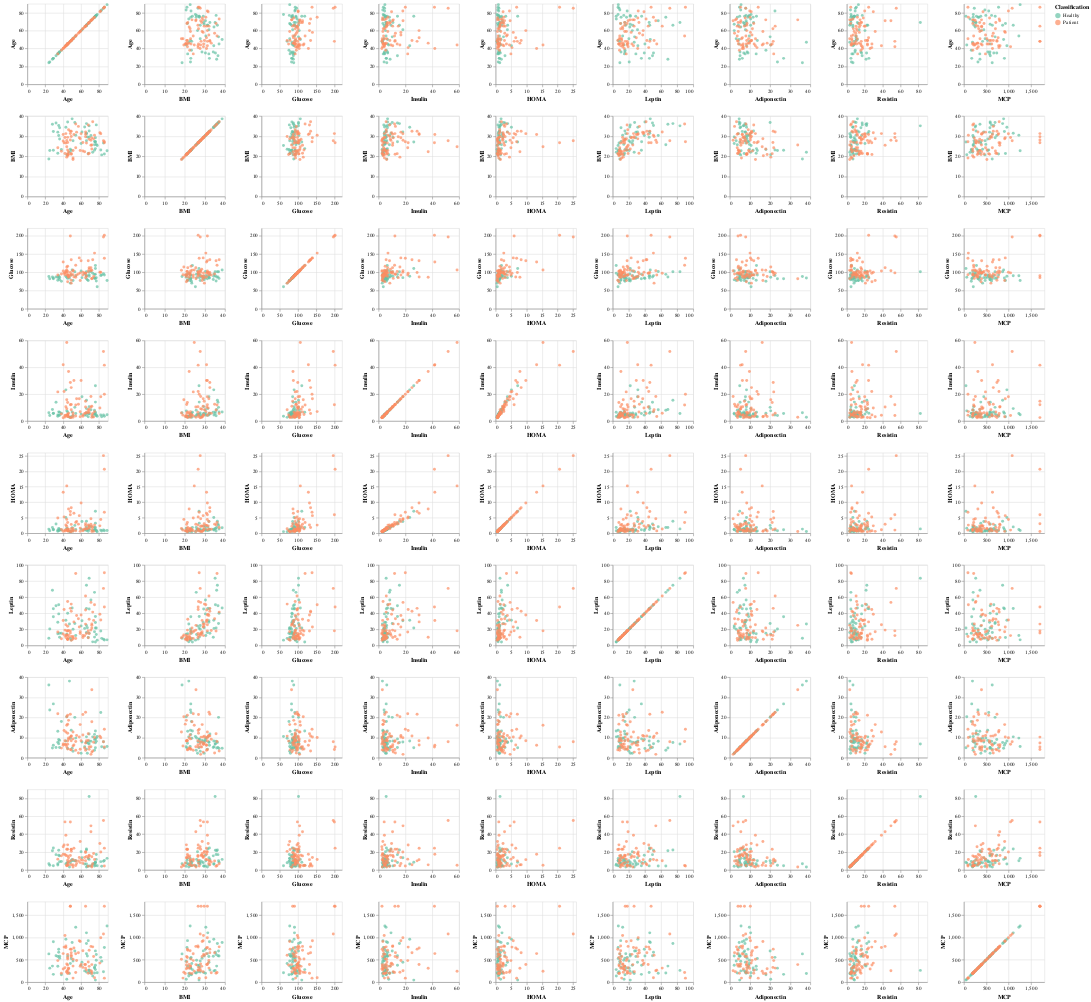

The cell this chart's notebook holds for it:
### Code cell
alt.Chart(dataset).mark_circle().encode(
    alt.X(alt.repeat("column"), type='quantitative'),
    alt.Y(alt.repeat("row"), type='quantitative'),
    color=alt.Color('Classification:N', scale=alt.Scale(scheme='set2')),
).properties(
    width=150,
    height=150
).repeat(
    row=['Age','BMI','Glucose','Insulin','HOMA','Leptin','Adiponectin','Resistin','MCP'],
    column=['Age','BMI','Glucose','Insulin','HOMA','Leptin','Adiponectin','Resistin','MCP']
)

### Figure 1 — Vega-Lite specification as saved in the notebook (floating-point values rounded to 4 significant figures)
{"config": {"view": {"continuousWidth": 400, "continuousHeight": 300}}, "repeat": {"column": ["Age", "BMI", "Glucose", "Insulin", "HOMA", "Leptin", "Adiponectin", "Resistin", "MCP"], "row": ["Age", "BMI", "Glucose", "Insulin", "HOMA", "Leptin", "Adiponectin", "Resistin", "MCP"]}, "spec": {"data": {"name": "data-4ab163a91e553ca35fdad7e1e7ddbe9f"}, "mark": "circle", "encoding": {"color": {"type": "nominal", "field": "Classification", "scale": {"scheme": "set2"}}, "x": {"type": "quantitative", "field": {"repeat": "column"}}, "y": {"type": "quantitative", "field": {"repeat": "row"}}}, "height": 150, "width": 150}, "$schema": "https://vega.github.io/schema/vega-lite/v4.8.1.json", "datasets": {"data-4ab163a91e553ca35fdad7e1e7ddbe9f": [{"Age": 48, "BMI": 23.5, "Glucose": 70, "Insulin": 2.707, "HOMA": 0.4674, "Leptin": 8.807, "Adiponectin": 9.702, "Resistin": 7.996, "MCP": 417.1, "Classification": "Healthy"}, {"Age": 83, "BMI": 20.69, "Glucose": 92, "Insulin": 3.115, "HOMA": 0.7069, "Leptin": 8.844, "Adiponectin": 5.429, "Resistin": 4.064, "MCP": 468.8, "Classification": "Healthy"}, {"Age": 82, "BMI": 23.12, "Glucose": 91, "Insulin": 4.498, "HOMA": 1.01, "Leptin": 17.94, "Adiponectin": 22.43, "Resistin": 9.277, "MCP": 554.7, "Classification": "Healthy"}, {"Age": 68, "BMI": 21.37, "Glucose": 77, "Insulin": 3.226, "HOMA": 0.6127, "Leptin": 9.883, "Adiponectin": 7.17, "Resistin": 12.77, "MCP": 928.2, "Classification": "Healthy"}, {"Age": 86, "BMI": 21.11, "Glucose": 92, "Insulin": 3.549, "HOMA": 0.8054, "Leptin": 6.699, "Adiponectin": 4.819, "Resistin": 10.58, "MCP": 773.9, "Classification": "Healthy"}, {"Age": 49, "BMI": 22.85, "Glucose": 92, "Insulin": 3.226, "HOMA": 0.7321, "Leptin": 6.832, "Adiponectin": 13.68, "Resistin": 10.32, "MCP": 530.4, "Classification": "Healthy"}, {"Age": 89, "BMI": 22.7, "Glucose": 77, "Insulin": 4.69, "HOMA": 0.8908, "Leptin": 6.964, "Adiponectin": 5.59, "Resistin": 12.94, "MCP": 1256.0, "Classification": "Healthy"}, {"Age": 76, "BMI": 23.8, "Glucose": 118, "Insulin": 6.47, "HOMA": 1.883, "Leptin": 4.311, "Adiponectin": 13.25, "Resistin": 5.104, "MCP": 280.7, "Classification": "Healthy"}, {"Age": 73, "BMI": 22.0, "Glucose": 97, "Insulin": 3.35, "HOMA": 0.8015, "Leptin": 4.47, "Adiponectin": 10.36, "Resistin": 6.284, "MCP": 136.9, "Classification": "Healthy"}, {"Age": 75, "BMI": 23.0, "Glucose": 83, "Insulin": 4.952, "HOMA": 1.014, "Leptin": 17.13, "Adiponectin": 11.58, "Resistin": 7.091, "MCP": 318.3, "Classification": "Healthy"}, {"Age": 34, "BMI": 21.47, "Glucose": 78, "Insulin": 3.469, "HOMA": 0.6674, "Leptin": 14.57, "Adiponectin": 13.11, "Resistin": 6.92, "MCP": 354.6, "Classification": "Healthy"}, {"Age": 29, "BMI": 23.01, "Glucose": 82, "Insulin": 5.663, "HOMA": 1.145, "Leptin": 35.59, "Adiponectin": 26.72, "Resistin": 4.58, "MCP": 174.8, "Classification": "Healthy"}, {"Age": 25, "BMI": 22.86, "Glucose": 82, "Insulin": 4.09, "HOMA": 0.8273, "Leptin": 20.45, "Adiponectin": 23.67, "Resistin": 5.14, "MCP": 313.7, "Classification": "Healthy"}, {"Age": 24, "BMI": 18.67, "Glucose": 88, "Insulin": 6.107, "HOMA": 1.33, "Leptin": 8.88, "Adiponectin": 36.06, "Resistin": 6.85, "MCP": 632.2, "Classification": "Healthy"}, {"Age": 38, "BMI": 23.34, "Glucose": 75, "Insulin": 5.782, "HOMA": 1.07, "Leptin": 15.26, "Adiponectin": 17.95, "Resistin": 9.35, "MCP": 165.0, "Classification": "Healthy"}, {"Age": 44, "BMI": 20.76, "Glucose": 86, "Insulin": 7.553, "HOMA": 1.6, "Leptin": 14.09, "Adiponectin": 20.32, "Resistin": 7.64, "MCP": 63.61, "Classification": "Healthy"}, {"Age": 47, "BMI": 22.03, "Glucose": 84, "Insulin": 2.869, "HOMA": 0.59, "Leptin": 26.65, "Adiponectin": 38.04, "Resistin": 3.32, "MCP": 191.7, "Classification": "Healthy"}, {"Age": 61, "BMI": 32.04, "Glucose": 85, "Insulin": 18.08, "HOMA": 3.79, "Leptin": 30.77, "Adiponectin": 7.78, "Resistin": 13.68, "MCP": 444.4, "Classification": "Healthy"}, {"Age": 64, "BMI": 34.53, "Glucose": 95, "Insulin": 4.427, "HOMA": 1.037, "Leptin": 21.21, "Adiponectin": 5.463, "Resistin": 6.702, "MCP": 252.4, "Classification": "Healthy"}, {"Age": 32, "BMI": 36.51, "Glucose": 87, "Insulin": 14.03, "HOMA": 3.01, "Leptin": 49.37, "Adiponectin": 5.1, "Resistin": 17.1, "MCP": 588.5, "Classification": "Healthy"}, {"Age": 36, "BMI": 28.58, "Glucose": 86, "Insulin": 4.345, "HOMA": 0.9217, "Leptin": 15.12, "Adiponectin": 8.6, "Resistin": 9.154, "MCP": 534.2, "Classification": "Healthy"}, {"Age": 34, "BMI": 31.98, "Glucose": 87, "Insulin": 4.53, "HOMA": 0.9721, "Leptin": 28.75, "Adiponectin": 7.643, "Resistin": 5.626, "MCP": 572.8, "Classification": "Healthy"}, {"Age": 29, "BMI": 32.27, "Glucose": 84, "Insulin": 5.81, "HOMA": 1.204, "Leptin": 45.62, "Adiponectin": 6.21, "Resistin": 24.6, "MCP": 905.0, "Classification": "Healthy"}, {"Age": 35, "BMI": 30.28, "Glucose": 84, "Insulin": 4.376, "HOMA": 0.9067, "Leptin": 39.21, "Adiponectin": 9.048, "Resistin": 16.44, "MCP": 733.8, "Classification": "Healthy"}, {"Age": 54, "BMI": 30.48, "Glucose": 90, "Insulin": 5.537, "HOMA": 1.229, "Leptin": 12.33, "Adiponectin": 9.731, "Resistin": 10.19, "MCP": 1228.0, "Classification": "Healthy"}, {"Age": 45, "BMI": 37.04, "Glucose": 83, "Insulin": 6.76, "HOMA": 1.384, "Leptin": 39.98, "Adiponectin": 4.617, "Resistin": 8.704, "MCP": 586.2, "Classification": "Healthy"}, {"Age": 50, "BMI": 38.58, "Glucose": 106, "Insulin": 6.703, "HOMA": 1.753, "Leptin": 46.64, "Adiponectin": 4.668, "Resistin": 11.78, "MCP": 887.2, "Classification": "Healthy"}, {"Age": 66, "BMI": 31.45, "Glucose": 90, "Insulin": 9.245, "HOMA": 2.052, "Leptin": 45.96, "Adiponectin": 10.36, "Resistin": 23.38, "MCP": 1102.0, "Classification": "Healthy"}, {"Age": 35, "BMI": 35.25, "Glucose": 90, "Insulin": 6.817, "HOMA": 1.513, "Leptin": 50.61, "Adiponectin": 6.967, "Resistin": 22.04, "MCP": 667.9, "Classification": "Healthy"}, {"Age": 36, "BMI": 34.17, "Glucose": 80, "Insulin": 6.59, "HOMA": 1.3, "Leptin": 10.28, "Adiponectin": 5.066, "Resistin": 15.72, "MCP": 581.3, "Classification": "Healthy"}, {"Age": 66, "BMI": 36.21, "Glucose": 101, "Insulin": 15.53, "HOMA": 3.87, "Leptin": 74.71, "Adiponectin": 7.54, "Resistin": 22.32, "MCP": 865.0, "Classification": "Healthy"}, {"Age": 53, "BMI": 36.79, "Glucose": 101, "Insulin": 10.18, "HOMA": 2.535, "Leptin": 27.18, "Adiponectin": 20.03, "Resistin": 10.26, "MCP": 695.8, "Classification": "Healthy"}, {"Age": 28, "BMI": 35.86, "Glucose": 87, "Insulin": 8.576, "HOMA": 1.84, "Leptin": 68.51, "Adiponectin": 4.794, "Resistin": 21.44, "MCP": 358.6, "Classification": "Healthy"}, {"Age": 43, "BMI": 34.42, "Glucose": 89, "Insulin": 23.19, "HOMA": 5.092, "Leptin": 31.21, "Adiponectin": 8.301, "Resistin": 6.71, "MCP": 960.2, "Classification": "Healthy"}, {"Age": 51, "BMI": 27.69, "Glucose": 77, "Insulin": 3.855, "HOMA": 0.7322, "Leptin": 20.09, "Adiponectin": 3.192, "Resistin": 10.38, "MCP": 473.9, "Classification": "Healthy"}, {"Age": 67, "BMI": 29.61, "Glucose": 79, "Insulin": 5.819, "HOMA": 1.134, "Leptin": 21.9, "Adiponectin": 2.194, "Resistin": 4.207, "MCP": 585.3, "Classification": "Healthy"}, {"Age": 66, "BMI": 31.24, "Glucose": 82, "Insulin": 4.181, "HOMA": 0.8457, "Leptin": 16.22, "Adiponectin": 4.267, "Resistin": 3.292, "MCP": 634.6, "Classification": "Healthy"}, {"Age": 69, "BMI": 35.09, "Glucose": 101, "Insulin": 5.646, "HOMA": 1.407, "Leptin": 83.48, "Adiponectin": 6.797, "Resistin": 82.1, "MCP": 263.5, "Classification": "Healthy"}, {"Age": 60, "BMI": 26.35, "Glucose": 103, "Insulin": 5.138, "HOMA": 1.305, "Leptin": 24.3, "Adiponectin": 2.194, "Resistin": 20.25, "MCP": 379.0, "Classification": "Healthy"}, {"Age": 77, "BMI": 35.59, "Glucose": 76, "Insulin": 3.881, "HOMA": 0.7276, "Leptin": 21.79, "Adiponectin": 8.126, "Resistin": 17.26, "MCP": 618.3, "Classification": "Healthy"}, {"Age": 76, "BMI": 29.22, "Glucose": 83, "Insulin": 5.376, "HOMA": 1.101, "Leptin": 28.56, "Adiponectin": 7.37, "Resistin": 8.044, "MCP": 698.8, "Classification": "Healthy"}, {"Age": 76, "BMI": 27.2, "Glucose": 94, "Insulin": 14.07, "HOMA": 3.262, "Leptin": 35.89, "Adiponectin": 9.347, "Resistin": 8.416, "MCP": 377.2, "Classification": "Healthy"}, {"Age": 75, "BMI": 27.3, "Glucose": 85, "Insulin": 5.197, "HOMA": 1.09, "Leptin": 10.39, "Adiponectin": 9.001, "Resistin": 7.577, "MCP": 335.4, "Classification": "Healthy"}, {"Age": 69, "BMI": 32.5, "Glucose": 93, "Insulin": 5.43, "HOMA": 1.246, "Leptin": 15.14, "Adiponectin": 11.79, "Resistin": 11.79, "MCP": 270.1, "Classification": "Healthy"}, {"Age": 71, "BMI": 30.3, "Glucose": 102, "Insulin": 8.34, "HOMA": 2.098, "Leptin": 56.5, "Adiponectin": 8.13, "Resistin": 4.299, "MCP": 201.0, "Classification": "Healthy"}, {"Age": 66, "BMI": 27.7, "Glucose": 90, "Insulin": 6.042, "HOMA": 1.341, "Leptin": 24.85, "Adiponectin": 7.652, "Resistin": 6.705, "MCP": 225.9, "Classification": "Healthy"}, {"Age": 75, "BMI": 25.7, "Glucose": 94, "Insulin": 8.079, "HOMA": 1.873, "Leptin": 65.93, "Adiponectin": 3.741, "Resistin": 4.497, "MCP": 206.8, "Classification": "Healthy"}, {"Age": 78, "BMI": 25.3, "Glucose": 60, "Insulin": 3.508, "HOMA": 0.5192, "Leptin": 6.633, "Adiponectin": 10.57, "Resistin": 4.664, "MCP": 209.7, "Classification": "Healthy"}, {"Age": 69, "BMI": 29.4, "Glucose": 89, "Insulin": 10.7, "HOMA": 2.35, "Leptin": 45.27, "Adiponectin": 8.286, "Resistin": 4.53, "MCP": 215.8, "Classification": "Healthy"}, {"Age": 85, "BMI": 26.6, "Glucose": 96, "Insulin": 4.462, "HOMA": 1.057, "Leptin": 7.85, "Adiponectin": 7.932, "Resistin": 9.614, "MCP": 232.0, "Classification": "Healthy"}, {"Age": 76, "BMI": 27.1, "Glucose": 110, "Insulin": 26.21, "HOMA": 7.112, "Leptin": 21.78, "Adiponectin": 4.936, "Resistin": 8.494, "MCP": 45.84, "Classification": "Healthy"}, {"Age": 77, "BMI": 25.9, "Glucose": 85, "Insulin": 4.58, "HOMA": 0.9603, "Leptin": 13.74, "Adiponectin": 9.753, "Resistin": 11.77, "MCP": 488.8, "Classification": "Healthy"}, {"Age": 45, "BMI": 21.3, "Glucose": 102, "Insulin": 13.85, "HOMA": 3.485, "Leptin": 7.648, "Adiponectin": 21.06, "Resistin": 23.03, "MCP": 552.4, "Classification": "Patient"}, {"Age": 45, "BMI": 20.83, "Glucose": 74, "Insulin": 4.56, "HOMA": 0.8324, "Leptin": 7.753, "Adiponectin": 8.237, "Resistin": 28.03, "MCP": 383.0, "Classification": "Patient"}, {"Age": 49, "BMI": 20.96, "Glucose": 94, "Insulin": 12.3, "HOMA": 2.853, "Leptin": 11.24, "Adiponectin": 8.412, "Resistin": 23.12, "MCP": 573.6, "Classification": "Patient"}, {"Age": 34, "BMI": 24.24, "Glucose": 92, "Insulin": 21.7, "HOMA": 4.924, "Leptin": 16.74, "Adiponectin": 21.82, "Resistin": 12.07, "MCP": 481.9, "Classification": "Patient"}, {"Age": 42, "BMI": 21.36, "Glucose": 93, "Insulin": 2.999, "HOMA": 0.688, "Leptin": 19.08, "Adiponectin": 8.463, "Resistin": 17.38, "MCP": 321.9, "Classification": "Patient"}, {"Age": 68, "BMI": 21.08, "Glucose": 102, "Insulin": 6.2, "HOMA": 1.56, "Leptin": 9.699, "Adiponectin": 8.575, "Resistin": 13.74, "MCP": 448.8, "Classification": "Patient"}, {"Age": 51, "BMI": 19.13, "Glucose": 93, "Insulin": 4.364, "HOMA": 1.001, "Leptin": 11.08, "Adiponectin": 5.808, "Resistin": 5.571, "MCP": 90.6, "Classification": "Patient"}, {"Age": 62, "BMI": 22.66, "Glucose": 92, "Insulin": 3.482, "HOMA": 0.7902, "Leptin": 9.865, "Adiponectin": 11.24, "Resistin": 10.7, "MCP": 704.0, "Classification": "Patient"}, {"Age": 38, "BMI": 22.5, "Glucose": 95, "Insulin": 5.261, "HOMA": 1.233, "Leptin": 8.438, "Adiponectin": 4.772, "Resistin": 15.74, "MCP": 199.1, "Classification": "Patient"}, {"Age": 69, "BMI": 21.51, "Glucose": 112, "Insulin": 6.683, "HOMA": 1.846, "Leptin": 32.58, "Adiponectin": 4.138, "Resistin": 15.7, "MCP": 713.2, "Classification": "Patient"}, {"Age": 49, "BMI": 21.37, "Glucose": 78, "Insulin": 2.64, "HOMA": 0.5079, "Leptin": 6.334, "Adiponectin": 3.886, "Resistin": 22.94, "MCP": 737.7, "Classification": "Patient"}, {"Age": 51, "BMI": 22.89, "Glucose": 103, "Insulin": 2.74, "HOMA": 0.6961, "Leptin": 8.016, "Adiponectin": 9.35, "Resistin": 11.55, "MCP": 359.2, "Classification": "Patient"}, {"Age": 59, "BMI": 22.83, "Glucose": 98, "Insulin": 6.862, "HOMA": 1.659, "Leptin": 14.9, "Adiponectin": 4.23, "Resistin": 8.205, "MCP": 355.3, "Classification": "Patient"}, {"Age": 45, "BMI": 23.14, "Glucose": 116, "Insulin": 4.902, "HOMA": 1.403, "Leptin": 18.0, "Adiponectin": 4.295, "Resistin": 5.263, "MCP": 518.6, "Classification": "Patient"}, {"Age": 54, "BMI": 24.22, "Glucose": 86, "Insulin": 3.73, "HOMA": 0.7913, "Leptin": 8.687, "Adiponectin": 3.705, "Resistin": 10.34, "MCP": 635.0, "Classification": "Patient"}, {"Age": 64, "BMI": 22.22, "Glucose": 98, "Insulin": 5.7, "HOMA": 1.378, "Leptin": 12.19, "Adiponectin": 4.784, "Resistin": 13.91, "MCP": 396.0, "Classification": "Patient"}, {"Age": 46, "BMI": 20.83, "Glucose": 88, "Insulin": 3.42, "HOMA": 0.7424, "Leptin": 12.87, "Adiponectin": 18.55, "Resistin": 13.56, "MCP": 301.2, "Classification": "Patient"}, {"Age": 44, "BMI": 19.56, "Glucose": 114, "Insulin": 15.89, "HOMA": 4.468, "Leptin": 13.08, "Adiponectin": 20.37, "Resistin": 4.62, "MCP": 220.7, "Classification": "Patient"}, {"Age": 45, "BMI": 20.26, "Glucose": 92, "Insulin": 3.44, "HOMA": 0.7807, "Leptin": 7.65, "Adiponectin": 16.67, "Resistin": 7.84, "MCP": 193.9, "Classification": "Patient"}, {"Age": 44, "BMI": 24.74, "Glucose": 106, "Insulin": 58.46, "HOMA": 15.29, "Leptin": 18.16, "Adiponectin": 16.1, "Resistin": 5.31, "MCP": 244.8, "Classification": "Patient"}, {"Age": 51, "BMI": 18.37, "Glucose": 105, "Insulin": 6.03, "HOMA": 1.562, "Leptin": 9.62, "Adiponectin": 12.76, "Resistin": 3.21, "MCP": 513.7, "Classification": "Patient"}, {"Age": 72, "BMI": 23.62, "Glucose": 105, "Insulin": 4.42, "HOMA": 1.145, "Leptin": 21.78, "Adiponectin": 17.86, "Resistin": 4.82, "MCP": 195.9, "Classification": "Patient"}, {"Age": 46, "BMI": 22.21, "Glucose": 86, "Insulin": 36.94, "HOMA": 7.836, "Leptin": 10.16, "Adiponectin": 9.76, "Resistin": 5.68, "MCP": 312.0, "Classification": "Patient"}, {"Age": 43, "BMI": 26.56, "Glucose": 101, "Insulin": 10.55, "HOMA": 2.63, "Leptin": 9.8, "Adiponectin": 6.42, "Resistin": 16.1, "MCP": 806.7, "Classification": "Patient"}, {"Age": 55, "BMI": 31.98, "Glucose": 92, "Insulin": 16.64, "HOMA": 3.775, "Leptin": 37.22, "Adiponectin": 11.02, "Resistin": 7.165, "MCP": 483.4, "Classification": "Patient"}, {"Age": 43, "BMI": 31.25, "Glucose": 103, "Insulin": 4.328, "HOMA": 1.1, "Leptin": 25.78, "Adiponectin": 12.72, "Resistin": 38.65, "MCP": 775.3, "Classification": "Patient"}, {"Age": 86, "BMI": 26.67, "Glucose": 201, "Insulin": 41.61, "HOMA": 20.63, "Leptin": 47.65, "Adiponectin": 5.357, "Resistin": 24.37, "MCP": 1698.0, "Classification": "Patient"}, {"Age": 41, "BMI": 26.67, "Glucose": 97, "Insulin": 22.03, "HOMA": 5.272, "Leptin": 44.71, "Adiponectin": 13.49, "Resistin": 27.83, "MCP": 783.8, "Classification": "Patient"}, {"Age": 59, "BMI": 28.67, "Glucose": 77, "Insulin": 3.188, "HOMA": 0.6055, "Leptin": 17.02, "Adiponectin": 16.44, "Resistin": 31.69, "MCP": 910.5, "Classification": "Patient"}, {"Age": 81, "BMI": 31.64, "Glucose": 100, "Insulin": 9.669, "HOMA": 2.385, "Leptin": 38.81, "Adiponectin": 10.64, "Resistin": 29.56, "MCP": 426.2, "Classification": "Patient"}, {"Age": 48, "BMI": 32.46, "Glucose": 99, "Insulin": 28.68, "HOMA": 7.003, "Leptin": 46.08, "Adiponectin": 21.57, "Resistin": 10.16, "MCP": 738.0, "Classification": "Patient"}, {"Age": 71, "BMI": 25.51, "Glucose": 112, "Insulin": 10.39, "HOMA": 2.872, "Leptin": 19.07, "Adiponectin": 5.486, "Resistin": 42.74, "MCP": 799.9, "Classification": "Patient"}, {"Age": 42, "BMI": 29.3, "Glucose": 98, "Insulin": 4.172, "HOMA": 1.009, "Leptin": 12.26, "Adiponectin": 6.696, "Resistin": 53.67, "MCP": 1042.0, "Classification": "Patient"}, {"Age": 65, "BMI": 29.67, "Glucose": 85, "Insulin": 14.65, "HOMA": 3.071, "Leptin": 26.52, "Adiponectin": 7.283, "Resistin": 19.46, "MCP": 1698.0, "Classification": "Patient"}, {"Age": 48, "BMI": 28.12, "Glucose": 90, "Insulin": 2.54, "HOMA": 0.5639, "Leptin": 15.53, "Adiponectin": 10.22, "Resistin": 16.11, "MCP": 1698.0, "Classification": "Patient"}, {"Age": 85, "BMI": 27.69, "Glucose": 196, "Insulin": 51.81, "HOMA": 25.05, "Leptin": 70.88, "Adiponectin": 7.902, "Resistin": 55.22, "MCP": 1078.0, "Classification": "Patient"}, {"Age": 48, "BMI": 31.25, "Glucose": 199, "Insulin": 12.16, "HOMA": 5.97, "Leptin": 18.13, "Adiponectin": 4.104, "Resistin": 53.63, "MCP": 1698.0, "Classification": "Patient"}, {"Age": 58, "BMI": 29.15, "Glucose": 139, "Insulin": 16.58, "HOMA": 5.685, "Leptin": 22.89, "Adiponectin": 10.26, "Resistin": 13.97, "MCP": 923.9, "Classification": "Patient"}, {"Age": 40, "BMI": 30.84, "Glucose": 128, "Insulin": 41.89, "HOMA": 13.23, "Leptin": 31.04, "Adiponectin": 6.161, "Resistin": 17.56, "MCP": 638.3, "Classification": "Patient"}, {"Age": 82, "BMI": 31.22, "Glucose": 100, "Insulin": 18.08, "HOMA": 4.459, "Leptin": 31.65, "Adiponectin": 9.924, "Resistin": 19.95, "MCP": 994.3, "Classification": "Patient"}, {"Age": 52, "BMI": 30.8, "Glucose": 87, "Insulin": 30.21, "HOMA": 6.483, "Leptin": 29.27, "Adiponectin": 6.269, "Resistin": 24.25, "MCP": 764.7, "Classification": "Patient"}, {"Age": 49, "BMI": 32.46, "Glucose": 134, "Insulin": 24.89, "HOMA": 8.226, "Leptin": 42.39, "Adiponectin": 10.79, "Resistin": 5.768, "MCP": 656.4, "Classification": "Patient"}, {"Age": 60, "BMI": 31.23, "Glucose": 131, "Insulin": 30.13, "HOMA": 9.736, "Leptin": 37.84, "Adiponectin": 8.404, "Resistin": 11.5, "MCP": 396.0, "Classification": "Patient"}, {"Age": 49, "BMI": 29.78, "Glucose": 70, "Insulin": 8.396, "HOMA": 1.45, "Leptin": 51.34, "Adiponectin": 10.73, "Resistin": 20.77, "MCP": 602.5, "Classification": "Patient"}, {"Age": 44, "BMI": 27.89, "Glucose": 99, "Insulin": 9.208, "HOMA": 2.249, "Leptin": 12.68, "Adiponectin": 5.478, "Resistin": 23.03, "MCP": 407.2, "Classification": "Patient"}, {"Age": 40, "BMI": 27.64, "Glucose": 103, "Insulin": 2.432, "HOMA": 0.6179, "Leptin": 14.32, "Adiponectin": 6.784, "Resistin": 26.01, "MCP": 293.1, "Classification": "Patient"}, {"Age": 71, "BMI": 27.92, "Glucose": 104, "Insulin": 18.2, "HOMA": 4.669, "Leptin": 53.5, "Adiponectin": 1.656, "Resistin": 49.24, "MCP": 256.0, "Classification": "Patient"}, {"Age": 69, "BMI": 28.44, "Glucose": 108, "Insulin": 8.808, "HOMA": 2.346, "Leptin": 14.75, "Adiponectin": 5.288, "Resistin": 16.49, "MCP": 353.6, "Classification": "Patient"}, {"Age": 74, "BMI": 28.65, "Glucose": 88, "Insulin": 3.012, "HOMA": 0.6538, "Leptin": 31.12, "Adiponectin": 7.652, "Resistin": 18.36, "MCP": 572.4, "Classification": "Patient"}, {"Age": 66, "BMI": 26.56, "Glucose": 89, "Insulin": 6.524, "HOMA": 1.432, "Leptin": 14.91, "Adiponectin": 8.43, "Resistin": 14.92, "MCP": 269.5, "Classification": "Patient"}, {"Age": 65, "BMI": 30.92, "Glucose": 97, "Insulin": 10.49, "HOMA": 2.51, "Leptin": 44.02, "Adiponectin": 3.71, "Resistin": 20.47, "MCP": 396.6, "Classification": "Patient"}, {"Age": 72, "BMI": 29.14, "Glucose": 83, "Insulin": 10.95, "HOMA": 2.242, "Leptin": 26.81, "Adiponectin": 2.785, "Resistin": 14.77, "MCP": 232.0, "Classification": "Patient"}, {"Age": 57, "BMI": 34.84, "Glucose": 95, "Insulin": 12.55, "HOMA": 2.94, "Leptin": 33.16, "Adiponectin": 2.365, "Resistin": 9.954, "MCP": 655.8, "Classification": "Patient"}, {"Age": 73, "BMI": 37.11, "Glucose": 134, "Insulin": 5.636, "HOMA": 1.863, "Leptin": 41.41, "Adiponectin": 3.336, "Resistin": 6.892, "MCP": 788.9, "Classification": "Patient"}, {"Age": 45, "BMI": 29.38, "Glucose": 90, "Insulin": 4.713, "HOMA": 1.046, "Leptin": 23.85, "Adiponectin": 6.644, "Resistin": 15.56, "MCP": 621.3, "Classification": "Patient"}, {"Age": 46, "BMI": 33.18, "Glucose": 92, "Insulin": 5.75, "HOMA": 1.305, "Leptin": 18.69, "Adiponectin": 9.16, "Resistin": 8.89, "MCP": 209.2, "Classification": "Patient"}, {"Age": 68, "BMI": 35.56, "Glucose": 131, "Insulin": 8.15, "HOMA": 2.634, "Leptin": 17.87, "Adiponectin": 11.9, "Resistin": 4.19, "MCP": 198.4, "Classification": "Patient"}, {"Age": 75, "BMI": 30.48, "Glucose": 152, "Insulin": 7.01, "HOMA": 2.628, "Leptin": 50.53, "Adiponectin": 10.06, "Resistin": 11.73, "MCP": 99.45, "Classification": "Patient"}, {"Age": 54, "BMI": 36.05, "Glucose": 119, "Insulin": 11.91, "HOMA": 3.496, "Leptin": 89.27, "Adiponectin": 8.01, "Resistin": 5.06, "MCP": 218.3, "Classification": "Patient"}, {"Age": 45, "BMI": 26.85, "Glucose": 92, "Insulin": 3.33, "HOMA": 0.7557, "Leptin": 54.68, "Adiponectin": 12.1, "Resistin": 10.96, "MCP": 268.2, "Classification": "Patient"}, {"Age": 62, "BMI": 26.84, "Glucose": 100, "Insulin": 4.53, "HOMA": 1.117, "Leptin": 12.45, "Adiponectin": 21.42, "Resistin": 7.32, "MCP": 330.2, "Classification": "Patient"}, {"Age": 65, "BMI": 32.05, "Glucose": 97, "Insulin": 5.73, "HOMA": 1.371, "Leptin": 61.48, "Adiponectin": 22.54, "Resistin": 10.33, "MCP": 314.1, "Classification": "Patient"}, {"Age": 72, "BMI": 25.59, "Glucose": 82, "Insulin": 2.82, "HOMA": 0.5704, "Leptin": 24.96, "Adiponectin": 33.75, "Resistin": 3.27, "MCP": 392.5, "Classification": "Patient"}, {"Age": 86, "BMI": 27.18, "Glucose": 138, "Insulin": 19.91, "HOMA": 6.777, "Leptin": 90.28, "Adiponectin": 14.11, "Resistin": 4.35, "MCP": 90.09, "Classification": "Patient"}]}}
